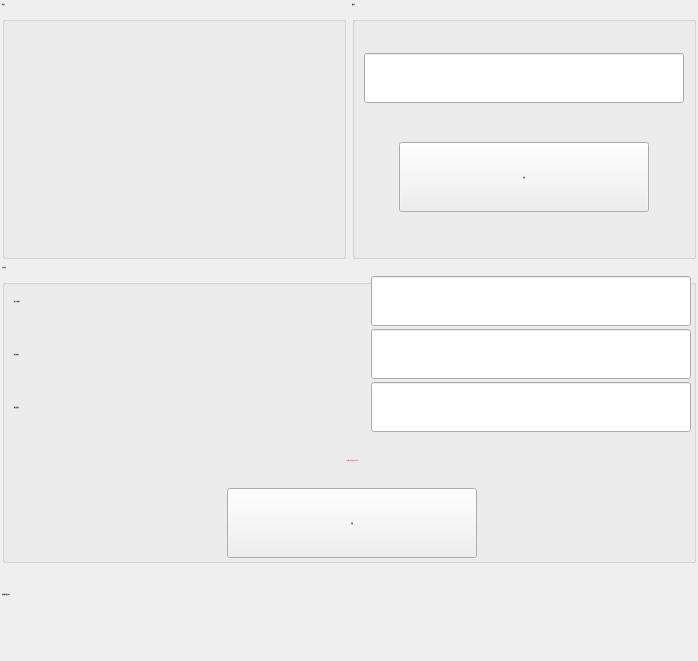
            <widget class="QWidget" name="pageUpdate">
             <layout class="QGridLayout" name="gridLayout_11">
              <property name="margin">
               <number>2</number>
              </property>
              <property name="spacing">
               <number>6</number>
              </property>
              <item row="0" column="1">
               <widget class="QGroupBox" name="groupBox">
                <property name="font">
                 <font>
                  <family>微软雅黑</family>
                  <pointsize>-1</pointsize>
                  <weight>50</weight>
                  <italic>false</italic>
                  <bold>false</bold>
                 </font>
                </property>
                <property name="title">
                 <string>激活码</string>
                </property>
                <layout class="QGridLayout" name="gridLayout_10">
                 <property name="margin">
                  <number>9</number>
                 </property>
                 <item row="0" column="0">
                  <layout class="QHBoxLayout" name="horizontalLayout_7">
                   <item>
                    <widget class="xLineEdit" name="lineEditUpdateReg">
                     <property name="minimumSize">
                      <size>
                       <width>320</width>
                       <height>50</height>
                      </size>
                     </property>
                     <property name="maximumSize">
                      <size>
                       <width>320</width>
                       <height>50</height>
                      </size>
                     </property>
                     <property name="font">
                      <font>
                       <family>微软雅黑</family>
                       <pointsize>-1</pointsize>
                       <weight>50</weight>
                       <italic>false</italic>
                       <bold>false</bold>
                      </font>
                     </property>
                     <property name="styleSheet">
                      <string notr="true"/>
                     </property>
                    </widget>
                   </item>
                  </layout>
                 </item>
                 <item row="1" column="0">
                  <layout class="QHBoxLayout" name="horizontalLayout_6">
                   <item>
                    <widget class="QPushButton" name="BtnUpdateRegCode">
                     <property name="minimumSize">
                      <size>
                       <width>250</width>
                       <height>70</height>
                      </size>
                     </property>
                     <property name="maximumSize">
                      <size>
                       <width>250</width>
                       <height>70</height>
                      </size>
                     </property>
                     <property name="font">
                      <font>
                       <family>微软雅黑</family>
                       <pointsize>-1</pointsize>
                       <weight>50</weight>
                       <italic>false</italic>
                       <bold>false</bold>
                      </font>
                     </property>
                     <property name="styleSheet">
                      <string notr="true"/>
                     </property>
                     <property name="text">
                      <string>更新</string>
                     </property>
                    </widget>
                   </item>
                  </layout>
                 </item>
                </layout>
               </widget>
              </item>
              <item row="0" column="0">
               <widget class="QGroupBox" name="groupBoxRegister">
                <property name="minimumSize">
                 <size>
                  <width>300</width>
                  <height>0</height>
                 </size>
                </property>
                <property name="maximumSize">
                 <size>
                  <width>388</width>
                  <height>16777215</height>
                 </size>
                </property>
                <property name="font">
                 <font>
                  <family>微软雅黑</family>
                  <pointsize>-1</pointsize>
                  <weight>50</weight>
                  <italic>false</italic>
                  <bold>false</bold>
                 </font>
                </property>
                <property name="title">
                 <string>机器码</string>
                </property>
                <layout class="QGridLayout" name="gridLayout_7">
                 <item row="1" column="1">
                  <widget class="QRWidget" name="widgetQRcode" native="true">
                   <property name="minimumSize">
                    <size>
                     <width>171</width>
                     <height>171</height>
                    </size>
                   </property>
                   <property name="maximumSize">
                    <size>
                     <width>171</width>
                     <height>171</height>
                    </size>
                   </property>
                  </widget>
                 </item>
                 <item row="1" column="0">
                  <spacer name="horizontalSpacer_3">
                   <property name="orientation">
                    <enum>Qt::Horizontal</enum>
                   </property>
                   <property name="sizeHint" stdset="0">
                    <size>
                     <width>66</width>
                     <height>20</height>
                    </size>
                   </property>
                  </spacer>
                 </item>
                 <item row="0" column="0" colspan="3">
                  <widget class="QLabel" name="labelMacCode">
                   <property name="minimumSize">
                    <size>
                     <width>320</width>
                     <height>50</height>
                    </size>
                   </property>
                   <property name="maximumSize">
                    <size>
                     <width>16777215</width>
                     <height>50</height>
                    </size>
                   </property>
                   <property name="font">
                    <font>
                     <family>微软雅黑</family>
                     <pointsize>-1</pointsize>
                     <weight>50</weight>
                     <italic>false</italic>
                     <bold>false</bold>
                    </font>
                   </property>
                   <property name="styleSheet">
                    <string notr="true"/>
                   </property>
                   <property name="text">
                    <string/>
                   </property>
                   <property name="alignment">
                    <set>Qt::AlignCenter</set>
                   </property>
                  </widget>
                 </item>
                 <item row="1" column="2">
                  <spacer name="horizontalSpacer_4">
                   <property name="orientation">
                    <enum>Qt::Horizontal</enum>
                   </property>
                   <property name="sizeHint" stdset="0">
                    <size>
                     <width>65</width>
                     <height>20</height>
                    </size>
                   </property>
                  </spacer>
                 </item>
                </layout>
               </widget>
              </item>
              <item row="2" column="0" colspan="2">
               <widget class="QGroupBox" name="groupBoxProCode">
                <property name="font">
                 <font>
                  <family>微软雅黑</family>
                  <pointsize>-1</pointsize>
                  <weight>50</weight>
                  <italic>false</italic>
                  <bold>false</bold>
                 </font>
                </property>
                <property name="title">
                 <string>产品密钥</string>
                </property>
                <layout class="QGridLayout" name="gridLayout_13">
                 <property name="leftMargin">
                  <number>9</number>
                 </property>
                 <property name="topMargin">
                  <number>2</number>
                 </property>
                 <property name="rightMargin">
                  <number>2</number>
                 </property>
                 <property name="bottomMargin">
                  <number>2</number>
                 </property>
                 <property name="verticalSpacing">
                  <number>3</number>
                 </property>
                 <item row="0" column="1">
                  <widget class="xLineEdit" name="lineEditCurProCode">
                   <property name="minimumSize">
                    <size>
                     <width>320</width>
                     <height>50</height>
                    </size>
                   </property>
                   <property name="maximumSize">
                    <size>
                     <width>320</width>
                     <height>50</height>
                    </size>
                   </property>
                   <property name="font">
                    <font>
                     <family>微软雅黑</family>
                     <pointsize>-1</pointsize>
                     <weight>50</weight>
                     <italic>false</italic>
                     <bold>false</bold>
                    </font>
                   </property>
                   <property name="styleSheet">
                    <string notr="true"/>
                   </property>
                  </widget>
                 </item>
                 <item row="1" column="0">
                  <widget class="QLabel" name="labelNewCode">
                   <property name="minimumSize">
                    <size>
                     <width>0</width>
                     <height>50</height>
                    </size>
                   </property>
                   <property name="maximumSize">
                    <size>
                     <width>16777215</width>
                     <height>50</height>
                    </size>
                   </property>
                   <property name="font">
                    <font>
                     <family>微软雅黑</family>
                     <pointsize>-1</pointsize>
                     <weight>50</weight>
                     <italic>false</italic>
                     <bold>false</bold>
                    </font>
                   </property>
                   <property name="styleSheet">
                    <string notr="true"/>
                   </property>
                   <property name="text">
                    <string>输入新密钥</string>
                   </property>
                  </widget>
                 </item>
                 <item row="1" column="1">
                  <widget class="xLineEdit" name="lineEditNewProCode">
                   <property name="minimumSize">
                    <size>
                     <width>320</width>
                     <height>50</height>
                    </size>
                   </property>
                   <property name="maximumSize">
                    <size>
                     <width>320</width>
                     <height>50</height>
                    </size>
                   </property>
                   <property name="font">
                    <font>
                     <family>微软雅黑</family>
                     <pointsize>-1</pointsize>
                     <weight>50</weight>
                     <italic>false</italic>
                     <bold>false</bold>
                    </font>
                   </property>
                   <property name="styleSheet">
                    <string notr="true"/>
                   </property>
                  </widget>
                 </item>
                 <item row="0" column="0">
                  <widget class="QLabel" name="labelCurCode">
                   <property name="sizePolicy">
                    <sizepolicy hsizetype="Expanding" vsizetype="Preferred">
                     <horstretch>0</horstretch>
                     <verstretch>0</verstretch>
                    </sizepolicy>
                   </property>
                   <property name="minimumSize">
                    <size>
                     <width>0</width>
                     <height>50</height>
                    </size>
                   </property>
                   <property name="maximumSize">
                    <size>
                     <width>16777215</width>
                     <height>50</height>
                    </size>
                   </property>
                   <property name="font">
                    <font>
                     <family>微软雅黑</family>
                     <pointsize>-1</pointsize>
                     <weight>50</weight>
                     <italic>false</italic>
                     <bold>false</bold>
                    </font>
                   </property>
                   <property name="styleSheet">
                    <string notr="true"/>
                   </property>
                   <property name="text">
                    <string>输入当前密钥</string>
                   </property>
                  </widget>
                 </item>
                 <item row="4" column="0" colspan="2">
                  <layout class="QHBoxLayout" name="horizontalLayout_8">
                   <item>
                    <widget class="QPushButton" name="BtnUpdateProCode">
                     <property name="minimumSize">
                      <size>
                       <width>250</width>
                       <height>70</height>
                      </size>
                     </property>
                     <property name="maximumSize">
                      <size>
                       <width>250</width>
                       <height>70</height>
                      </size>
                     </property>
                     <property name="font">
                      <font>
                       <family>微软雅黑</family>
                       <pointsize>-1</pointsize>
                       <weight>50</weight>
                       <italic>false</italic>
                       <bold>false</bold>
                      </font>
                     </property>
                     <property name="styleSheet">
                      <string notr="true"/>
                     </property>
                     <property name="text">
                      <string>更新</string>
                     </property>
                    </widget>
                   </item>
                  </layout>
                 </item>
                 <item row="2" column="0">
                  <widget class="QLabel" name="labelNewCode2">
                   <property name="minimumSize">
                    <size>
                     <width>0</width>
                     <height>50</height>
                    </size>
                   </property>
                   <property name="maximumSize">
                    <size>
                     <width>16777215</width>
                     <height>50</height>
                    </size>
                   </property>
                   <property name="font">
                    <font>
                     <family>微软雅黑</family>
                     <pointsize>-1</pointsize>
                     <weight>50</weight>
                     <italic>false</italic>
                     <bold>false</bold>
                    </font>
                   </property>
                   <property name="styleSheet">
                    <string notr="true"/>
                   </property>
                   <property name="text">
                    <string>确认新密钥</string>
                   </property>
                  </widget>
                 </item>
                 <item row="2" column="1">
                  <widget class="xLineEdit" name="lineEditNewProCode2">
                   <property name="minimumSize">
                    <size>
                     <width>320</width>
                     <height>50</height>
                    </size>
                   </property>
                   <property name="maximumSize">
                    <size>
                     <width>320</width>
                     <height>50</height>
                    </size>
                   </property>
                   <property name="font">
                    <font>
                     <family>微软雅黑</family>
                     <pointsize>-1</pointsize>
                     <weight>50</weight>
                     <italic>false</italic>
                     <bold>false</bold>
                    </font>
                   </property>
                   <property name="styleSheet">
                    <string notr="true"/>
                   </property>
                  </widget>
                 </item>
                 <item row="3" column="0" colspan="2">
                  <widget class="QLabel" name="labelIntro2">
                   <property name="minimumSize">
                    <size>
                     <width>0</width>
                     <height>50</height>
                    </size>
                   </property>
                   <property name="maximumSize">
                    <size>
                     <width>16777215</width>
                     <height>50</height>
                    </size>
                   </property>
                   <property name="palette">
                    <palette>
                     <active>
                      <colorrole role="WindowText">
                       <brush brushstyle="SolidPattern">
                        <color alpha="255">
                         <red>255</red>
                         <green>0</green>
                         <blue>0</blue>
                        </color>
                       </brush>
                      </colorrole>
                      <colorrole role="Text">
                       <brush brushstyle="SolidPattern">
                        <color alpha="255">
                         <red>255</red>
                         <green>0</green>
                         <blue>0</blue>
                        </color>
                       </brush>
                      </colorrole>
                      <colorrole role="ButtonText">
                       <brush brushstyle="SolidPattern">
                        <color alpha="255">
                         <red>255</red>
                         <green>0</green>
                         <blue>0</blue>
                        </color>
                       </brush>
                      </colorrole>
                     </active>
                     <inactive>
                      <colorrole role="WindowText">
                       <brush brushstyle="SolidPattern">
                        <color alpha="255">
                         <red>255</red>
                         <green>0</green>
                         <blue>0</blue>
                        </color>
                       </brush>
                      </colorrole>
                      <colorrole role="Text">
                       <brush brushstyle="SolidPattern">
                        <color alpha="255">
                         <red>255</red>
                         <green>0</green>
                         <blue>0</blue>
                        </color>
                       </brush>
                      </colorrole>
                      <colorrole role="ButtonText">
                       <brush brushstyle="SolidPattern">
                        <color alpha="255">
                         <red>255</red>
                         <green>0</green>
                         <blue>0</blue>
                        </color>
                       </brush>
                      </colorrole>
                     </inactive>
                     <disabled>
                      <colorrole role="WindowText">
                       <brush brushstyle="SolidPattern">
                        <color alpha="255">
                         <red>255</red>
                         <green>0</green>
                         <blue>0</blue>
                        </color>
                       </brush>
                      </colorrole>
                      <colorrole role="Text">
                       <brush brushstyle="SolidPattern">
                        <color alpha="255">
                         <red>255</red>
                         <green>0</green>
                         <blue>0</blue>
                        </color>
                       </brush>
                      </colorrole>
                      <colorrole role="ButtonText">
                       <brush brushstyle="SolidPattern">
                        <color alpha="255">
                         <red>255</red>
                         <green>0</green>
                         <blue>0</blue>
                        </color>
                       </brush>
                      </colorrole>
                     </disabled>
                    </palette>
                   </property>
                   <property name="font">
                    <font>
                     <family>微软雅黑</family>
                     <pointsize>-1</pointsize>
                     <weight>50</weight>
                     <italic>false</italic>
                     <bold>false</bold>
                    </font>
                   </property>
                   <property name="styleSheet">
                    <string notr="true">color: rgb(255, 0, 0);</string>
                   </property>
                   <property name="text">
                    <string>**密钥10位且区分大小写**</string>
                   </property>
                   <property name="alignment">
                    <set>Qt::AlignCenter</set>
                   </property>
                  </widget>
                 </item>
                </layout>
               </widget>
              </item>
              <item row="4" column="0" colspan="2">
               <spacer name="verticalSpacer_3">
                <property name="orientation">
                 <enum>Qt::Vertical</enum>
                </property>
                <property name="sizeHint" stdset="0">
                 <size>
                  <width>20</width>
                  <height>40</height>
                 </size>
                </property>
               </spacer>
              </item>
              <item row="3" column="0" colspan="2">
               <widget class="QLabel" name="labelRemainTime">
                <property name="minimumSize">
                 <size>
                  <width>0</width>
                  <height>50</height>
                 </size>
                </property>
                <property name="maximumSize">
                 <size>
                  <width>16777215</width>
                  <height>50</height>
                 </size>
                </property>
                <property name="font">
                 <font>
                  <family>微软雅黑</family>
                  <pointsize>-1</pointsize>
                  <weight>50</weight>
                  <italic>false</italic>
                  <bold>false</bold>
                 </font>
                </property>
                <property name="styleSheet">
                 <string notr="true"/>
                </property>
                <property name="text">
                 <string>系统剩余使用时间：</string>
                </property>
               </widget>
              </item>
             </layout>
             <zorder>groupBoxRegister</zorder>
             <zorder>groupBoxProCode</zorder>
             <zorder>groupBox</zorder>
             <zorder>verticalSpacer_3</zorder>
             <zorder>labelRemainTime</zorder>
            </widget>
